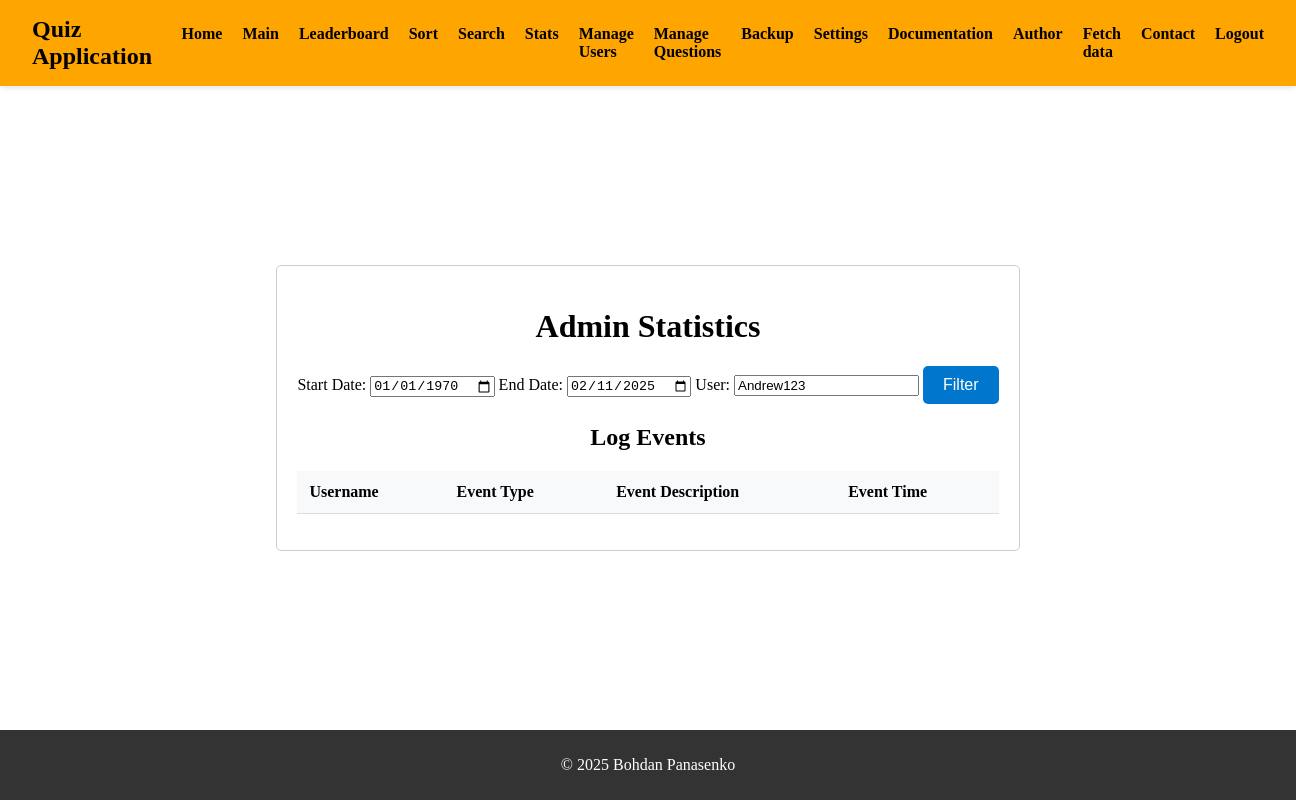
/admin/statistics.php?user_id=Andrew123 (signed in), run on an earlier commit of the app's database.
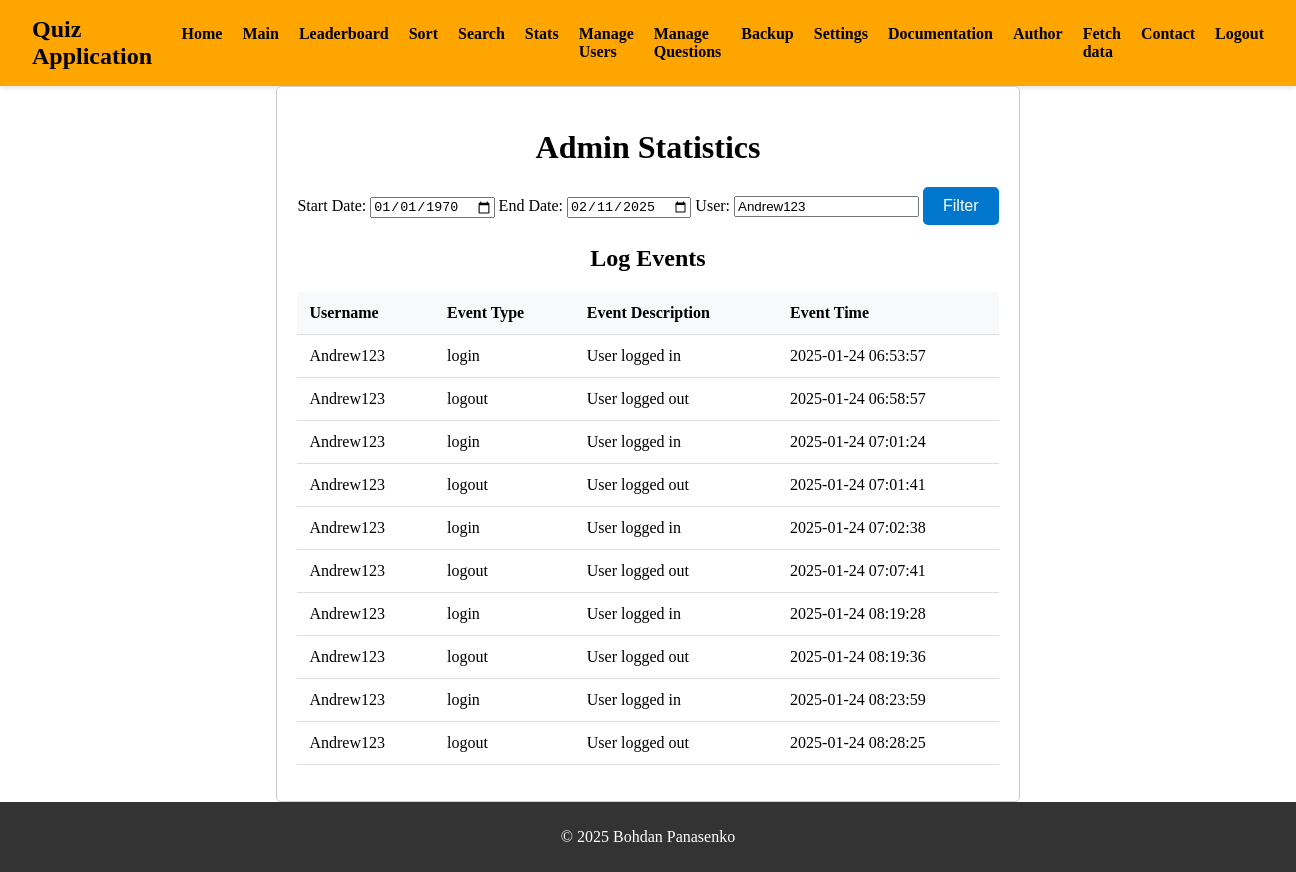
And on a later commit of the database.
### tables this page shows
CREATE TABLE `logs` (
  `id` int(11) NOT NULL AUTO_INCREMENT,
  `user_id` int(11) NOT NULL,
  `event_type` enum('login','logout','db_modification') NOT NULL,
  `event_description` text DEFAULT NULL,
  `event_time` timestamp NOT NULL DEFAULT current_timestamp(),
  PRIMARY KEY (`id`),
  KEY `user_id` (`user_id`),
  CONSTRAINT `logs_ibfk_1` FOREIGN KEY (`user_id`) REFERENCES `users` (`id`)
);

CREATE TABLE `users` (
  `id` int(11) NOT NULL AUTO_INCREMENT,
  `username` varchar(50) NOT NULL,
  `password` varchar(255) NOT NULL,
  `email` varchar(100) NOT NULL,
  `role` enum('admin','player') NOT NULL DEFAULT 'player',
  `status` enum('active','inactive','blocked') DEFAULT NULL,
  `created_at` timestamp NOT NULL DEFAULT current_timestamp(),
  `failed_login_attempts` int(11) DEFAULT 0,
  `last_failed_login` timestamp NULL DEFAULT NULL,
  PRIMARY KEY (`id`),
  FULLTEXT KEY `username` (`username`,`email`)
);

### admin/statistics.php (the view, shortened to what this page needs)
<?php
include 'templates/header_admin.tpl.php';
?>
<?php
$start_date = isset($_GET['start_date']) ? $_GET['start_date'] : '1970-01-01';
$end_date = isset($_GET['end_date']) ? $_GET['end_date'] : date('Y-m-d');
$username = isset($_GET['user_id']) ? $_GET['user_id'] : '';
$query = "SELECT logs.*, users.username FROM logs JOIN users ON logs.user_id = users.id WHERE event_time BETWEEN ? AND ?";
$params = [$start_date, $end_date];
$types = 'ss';
if ($username) {
    $user_stmt = $db->prepare("SELECT id FROM users WHERE username = ?");
    $user_stmt->bind_param('s', $username);
    $user_stmt->execute();
    $user_result = $user_stmt->get_result();
    if ($user_row = $user_result->fetch_assoc()) {
        $user_id = $user_row['id'];
        $query .= " AND user_id = ?";
        $params[] = $user_id;
        $types .= 'i';
    }
    else
    {
        $query .= " AND user_id = ?";
        $params[] = -1;
        $types .= 'i';
    }
}
$stmt = $db->prepare($query);
$stmt->bind_param($types, ...$params);
$stmt->execute();
$result = $stmt->get_result();
$logs = [];
while ($row = $result->fetch_assoc()) {
    $logs[] = $row;
}
?>
        <main>
            <h1>Admin Statistics</h1>
            <form method="GET" action="statistics.php">
                <label for="start_date">Start Date:</label>
                <input type="date" id="start_date" name="start_date" value="<?php echo htmlspecialchars($start_date); ?>">
                <label for="end_date">End Date:</label>
                <input type="date" id="end_date" name="end_date" value="<?php echo htmlspecialchars($end_date); ?>">
                <label for="user_id">User:</label>
                <input type="text" id="user_id" name="user_id" value="<?php echo htmlspecialchars($username); ?>">
                <button type="submit" class="btn">Filter</button>
            </form>
            <h2>Log Events</h2>
            <table>
                <thead>
                    <tr>
                        <th>Username</th>
                        <th>Event Type</th>
                        <th>Event Description</th>
                        <th>Event Time</th>
                    </tr>
                </thead>
                <tbody>
                    <?php foreach ($logs as $log): ?>
                        <tr>
                            <td><?php echo htmlspecialchars($log['username']); ?></td>
                            <td><?php echo htmlspecialchars($log['event_type']); ?></td>
                            <td><?php echo htmlspecialchars($log['event_description']); ?></td>
                            <td><?php echo htmlspecialchars($log['event_time']); ?></td>
                        </tr>
                    <?php endforeach; ?>
                </tbody>
            </table>
        </main>
<?php
include 'templates/footer_admin.tpl.php';
?>

### admin/templates/header_admin.tpl.php (shortened to what this page needs)
<?php
$role = isset($_SESSION['role']) ? $_SESSION['role'] : '';
?>
<!DOCTYPE html>
<html lang="en">
<head>
    <link rel="stylesheet" href="../assets/css/styles.css">
</head>
<body>
    <div class="grid-container">
        <header class="flex-container">
            <div class="logo">Quiz Application</div>
            <nav>
                <ul class="nav-links">
                    <li><a href="../index.php">Home</a></li>
                    <li><a href="../dashboard.php">Main</a></li>
                    <li><a href="../leaderboard.php">Leaderboard</a></li>
                    <?php if ($role === 'admin'): ?>
                        <li><a href="sort_page.php">Sort</a></li>
                        <li><a href="search_page.php">Search</a></li>
                        <li><a href="statistics.php">Stats</a></li>
                        <li><a href="manage_users.php">Manage Users</a></li>
                        <li><a href="manage_questions.php">Manage Questions</a></li>
                        <li><a href="backups/admin_backup.php">Backup</a></li>
                        <li><a href="admin_settings.php">Settings</a></li>
                    <?php elseif ($role === 'player'): ?>
                        <li><a href="../quiz.php">Take Quiz</a></li>
                    <?php endif; ?>
                    <li><a href="../documentation/documentation.php">Documentation</a></li>
                    <li><a href="../documentation/author.php">Author</a></li>
                    <li><a href="../fetch_page.php">Fetch data</a></li>
                    <li><a href="../contact.php">Contact</a></li>
                    <li><a href="../logout.php">Logout</a></li>
                </ul>
            </nav>
        </header>

### admin/templates/footer_admin.tpl.php
 <footer>
            <p>© 2025 Bohdan Panasenko</p>
        </footer>
    </div>
</body>
</html>

### assets/css/styles.css (style rules this page uses)
html, body { height: 100%; margin: 0; display: flex; flex-direction: column; }
.grid-container { display: grid; grid-template-rows: auto 1fr auto; height: 100%; }
.flex-container { display: flex; justify-content: space-between; align-items: center; padding: 10px; background-color: orange; color: black; padding: 1rem 2rem; box-shadow: 0 2px 5px rgba(0, 0, 0, 0.1); }
main { padding: 20px; background-color: #ffffff; border: 1px solid #ccc; border-radius: 5px; max-width: 800px; margin: auto; text-align: center; flex-grow: 1; margin-top: auto; }
footer { color: white; background-color: #333; text-align: center; padding: 10px 0; position: relative; margin-top: auto; width: 100%; }
form .btn { background-color: #0077cc; color: white; padding: 10px 20px; border: none; border-radius: 5px; cursor: pointer; font-size: 1rem; }
.logo { font-size: 1.5rem; font-weight: bold; }
.nav-links { list-style: none; padding: 0; margin: 0; display: flex; }
.nav-links li { margin-left: 20px; }
.nav-links a { text-decoration: none; color: black; font-weight: bold; }
table { width: 100%; border-collapse: collapse; background: white; margin: 1rem 0; }
th, td { padding: 12px; text-align: left; border-bottom: 1px solid #ddd; }
th { background-color: #f8f9fa; font-weight: 600; }
@media (min-width: 1200px) { main { max-width: 1140px; } }

What changed in the data, as far as the page shows it:
added logs: user.username "Andrew123", event_type "login", event_description "User logged in", event_time "2025-01-24 06:53:57"
added logs: user.username "Andrew123", event_type "logout", event_description "User logged out", event_time "2025-01-24 06:58:57"
added logs: user.username "Andrew123", event_type "login", event_description "User logged in", event_time "2025-01-24 07:01:24"
added logs: user.username "Andrew123", event_type "logout", event_description "User logged out", event_time "2025-01-24 07:01:41"
added logs: user.username "Andrew123", event_type "login", event_description "User logged in", event_time "2025-01-24 07:02:38"
added logs: user.username "Andrew123", event_type "logout", event_description "User logged out", event_time "2025-01-24 07:07:41"
added logs: user.username "Andrew123", event_type "login", event_description "User logged in", event_time "2025-01-24 08:19:28"
added logs: user.username "Andrew123", event_type "logout", event_description "User logged out", event_time "2025-01-24 08:19:36"
added logs: user.username "Andrew123", event_type "login", event_description "User logged in", event_time "2025-01-24 08:23:59"
added logs: user.username "Andrew123", event_type "logout", event_description "User logged out", event_time "2025-01-24 08:28:25"
